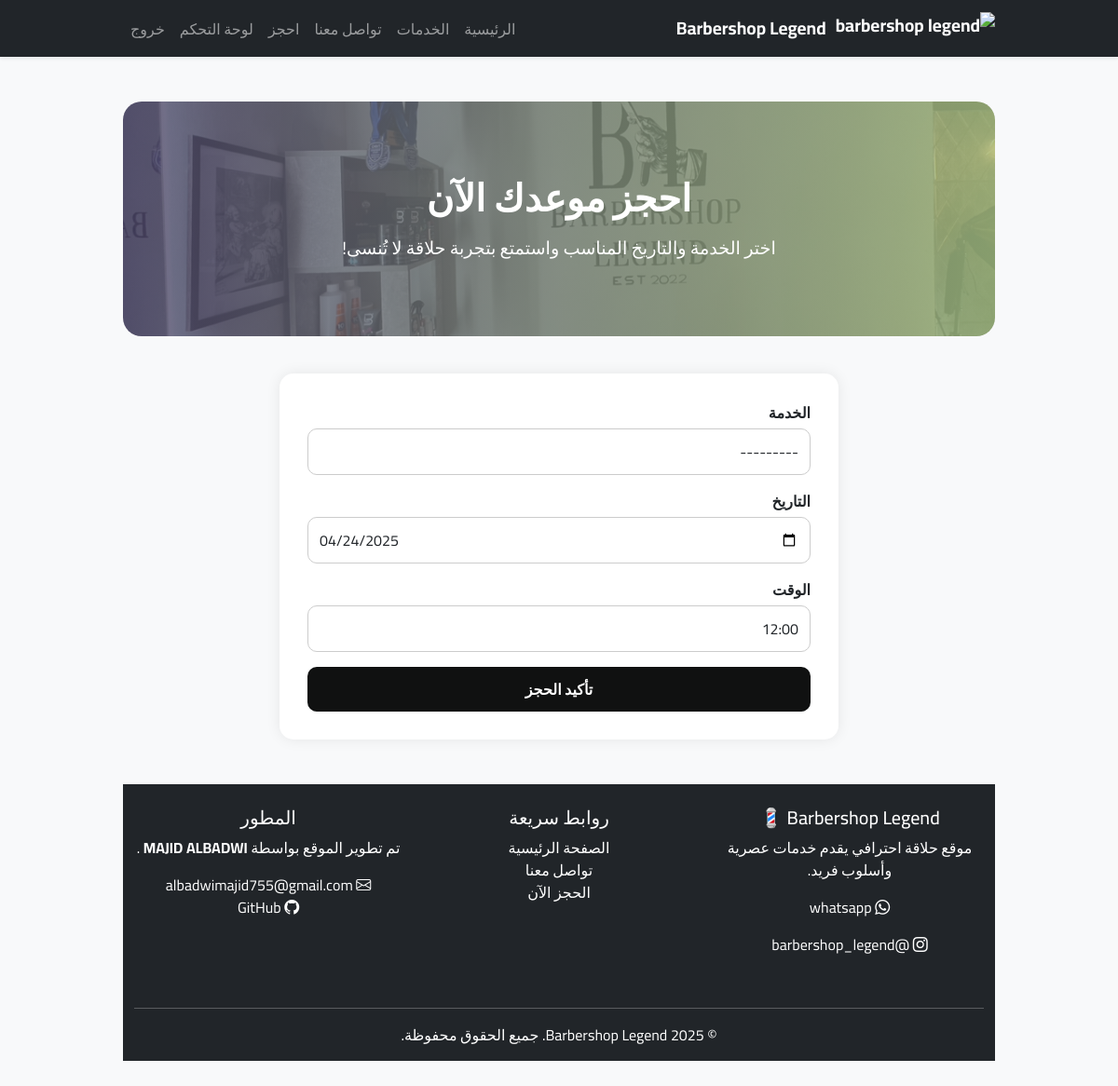
/booking/edit/45/ (signed in), run on the app's committed database.
### booking/models.py (models this page shows, shortened)
class Booking(models.Model):
    SERVICE_CHOICES = [
        ('تشكيل اللحية', 'تشكيل اللحية'),
        ('حلاقة رجالية', 'حلاقة رجالية'),
        ('خدمة شاملة من باربرشوب ليجند', 'خدمة شاملة من باربرشوب ليجند'),
        ('إزالة الشعر بالحلاوة', 'إزالة الشعر بالحلاوة'),
        ('استشارة الحلاقة الشخصية', 'استشارة الحلاقة الشخصية'),
        ('صبغ الشعر', 'صبغ الشعر'),
        ('تلوين الشعر/اللحية', 'تلوين الشعر/اللحية'),
        ('حلاقة الأطفال', 'حلاقة الأطفال'),
        ('حلاقة الرجال', 'حلاقة الرجال'),
    ]
    user = models.ForeignKey(User, on_delete=models.CASCADE)
    date = models.DateField()
    time = models.TimeField()
    service = models.CharField(max_length=100, choices=SERVICE_CHOICES)

### booking/views.py (the view)
# urls.py: path('booking/edit/<int:booking_id>/', views.edit_booking, name='edit_booking'),
@login_required
def edit_booking(request, booking_id):
    booking = get_object_or_404(Booking, id=booking_id)
    if not request.user.is_superuser and booking.user != request.user:
        messages.error(request, "لا يمكنك تعديل هذا الحجز.")
        return redirect('dashboard')
    if request.method == 'POST':
        form = BookingForm(request.POST, instance=booking)
        if form.is_valid():
            form.save()
            messages.success(request, "تم تعديل الحجز.")
            return redirect('admin_dashboard' if request.user.is_superuser else 'dashboard')
    else:
        form = BookingForm(instance=booking)
    return render(request, 'booking/booking.html', {
        'form': form,
        'edit_mode': True
    })

### booking/forms.py (shortened to what this page needs)
class BookingForm(forms.ModelForm):
    TIME_CHOICES = [(f"{hour:02d}:00", f"{hour}:00") for hour in range(12, 23)]
    time = forms.ChoiceField(choices=TIME_CHOICES)
    class Meta:
        model = Booking
        fields = ['service', 'date', 'time']
        widgets = {
            'date': forms.DateInput(attrs={
                'type': 'date',  # ✅ لتفعيل التقويم في المتصفح
                'class': 'form-control'
            }),
        'time': forms.Select(attrs={
            'class': 'form-control'
        }),
    }
    def __init__(self, *args, **kwargs):
        super().__init__(*args, **kwargs)
        self.fields['service'].widget.attrs.update({'class': 'form-control'})
        self.fields['time'].widget.attrs.update({'class': 'form-control'})

### booking/templates/booking/booking.html (shortened to what this page needs)
{% extends "booking/base.html" %} {% load static %} {% block content %}
<link
  rel="stylesheet"
  href="https://cdn.jsdelivr.net/npm/flatpickr/dist/flatpickr.min.css"
/>
<div class="booking-hero">
  <h2>احجز موعدك الآن</h2>
  <p>اختر الخدمة والتاريخ المناسب واستمتع بتجربة حلاقة لا تُنسى!</p>
</div>
<div class="booking-form-container">
  <form method="POST" novalidate>
    <div class="mb-3">
      <label class="form-label">الخدمة</label>
      {{ form.service }}
    </div>
    <div class="mb-3">
      <label class="form-label">التاريخ</label>
      {{ form.date }}
    </div>
    <div class="mb-3">
      <label class="form-label">الوقت</label>
      {{ form.time }}
    </div>
    <button type="submit" class="btn-book">تأكيد الحجز</button>
  </form>
</div>
<footer class="bg-dark text-white mt-5 pt-4 pb-3">
  <div class="container">
    <div class="row">
      <div class="col-md-4 mb-4">
        <h5>Barbershop Legend 💈</h5>
        <p>موقع حلاقة احترافي يقدم خدمات عصرية وأسلوب فريد.</p>
        <p>
          <i class="bi bi-whatsapp"></i>
          <a
            href="https://wa.me/966500000000"
            class="text-white"
            target="_blank"
            >whatsapp
          </a>
        </p>
        <p>
          <i class="bi bi-instagram"></i>
          <a
            href="https://instagram.com/barbershop_legend"
            class="text-white"
            target="_blank"
            >@barbershop_legend</a
          >
        </p>
      </div>
      <div class="col-md-4 mb-4">
        <h5>روابط سريعة</h5>
        <ul class="list-unstyled">
          <li>
            <a href="{% url 'home' %}" class="text-white">الصفحة الرئيسية</a>
          </li>
          <li>
            <a href="{% url 'contact' %}" class="text-white">تواصل معنا</a>
          </li>
          <li><a href="{% url 'book' %}" class="text-white">الحجز الآن</a></li>
        </ul>
      </div>
      <div class="col-md-4 mb-4">
        <h5>المطور</h5>
        <p>تم تطوير الموقع بواسطة <strong>MAJID ALBADWI </strong>.</p>
        <p>
          <i class="bi bi-envelope"></i> albadwimajid755@gmail.com<br />
          <i class="bi bi-github"></i>
          <a href="https://github.com/ALBADWIMAJID" class="text-white"
            >GitHub</a
          >
        </p>
      </div>
    </div>
    <hr class="border-gray" />
    <p class="text-center mb-0">
      &copy; 2025 Barbershop Legend. جميع الحقوق محفوظة.
    </p>
  </div>
</footer>
{% endblock %}

### booking/static/css/style.css (style rules this page uses)
body { font-family: "Cairo", sans-serif; background-color: #f8f9fa; color: #212529; }
a { text-decoration: none; }
footer { background-color: #343a40; color: #fff; padding: 20px 0; text-align: center; margin-top: 50px; }
form input, form select, form textarea { border-radius: 6px; border: 1px solid #ccc; padding: 10px; width: 100%; margin-bottom: 15px; }

### booking/templates/booking/base.html (style rules this page uses)
body { font-family: "Cairo", sans-serif; background-color: #f8f9fa; margin: 0; padding: 0; }
.container { max-width: 960px; }

### data on the page
Booking: service "---------", date "04/24/2025", time "12:00"
